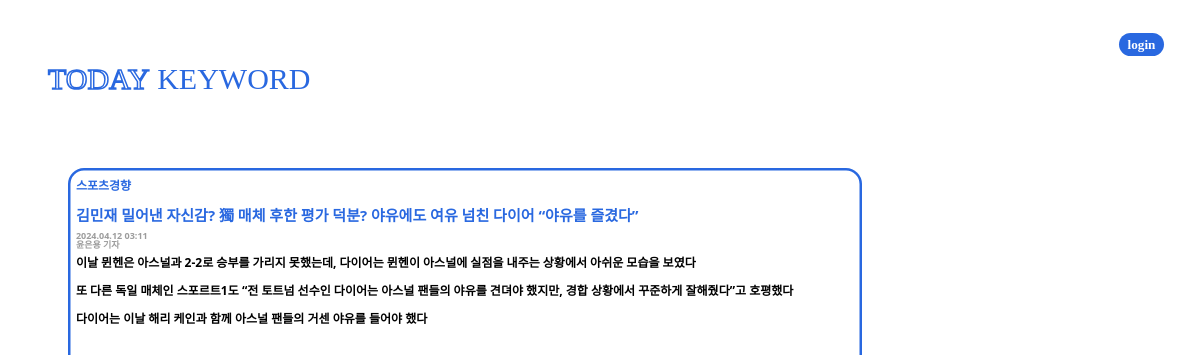
Before: /mainpage/독일/93/ with the older database file.
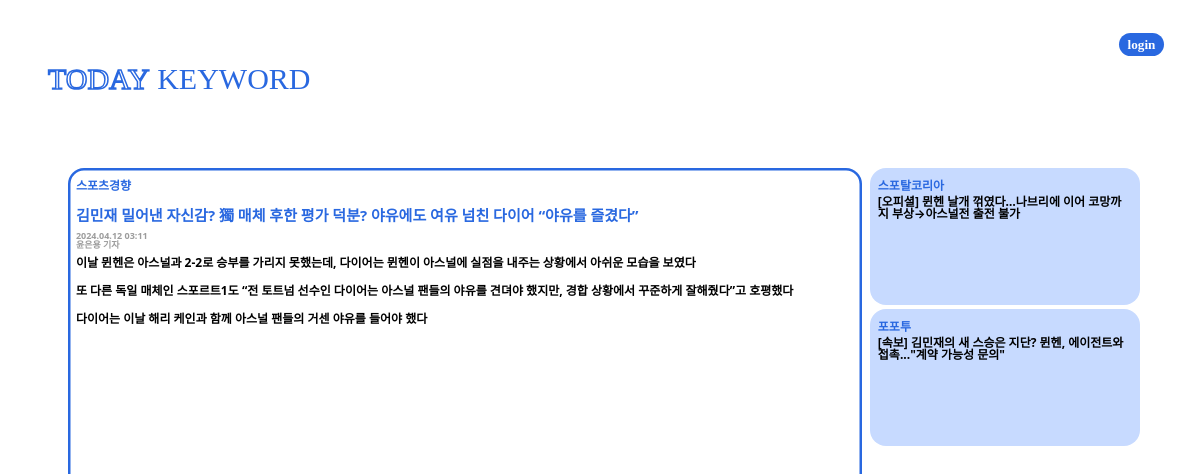
After: the same page with the newer database file.
### mainpage/models.py (models this page shows)
class newsData(models.Model):
    title = models.CharField(max_length=50)
    reporter = models.CharField(max_length=10)
    company = models.CharField(max_length=10)
    datetime = models.CharField(max_length=10)
    summary = models.TextField(default=' ')
    url = models.URLField(null=True)
    keywords = models.CharField(max_length=100, null=True)

### mainpage/views.py (the view)
def details(request, kwRank_keyword, newsData_id):
    newslist_data = newsData.objects.filter(keywords__contains=kwRank_keyword)[:5]
    newslist_content = []
    for data in newslist_data:
        if data and data.id != newsData_id:  # 선택된 newsData의 id와 같지 않은 것만 추가
            newslist_content.append({
                'id': data.id,
                'title': data.title,
                'company': data.company,
            })
    news_data = newsData.objects.filter(id=newsData_id)[0]
    news_data.summary = news_data.summary.split('<split>')
    content = {
        'newslist': newslist_content,
        'news_data': news_data,
        'keyword': kwRank_keyword
    }
    return render(request, 'details/index.html', content)

### templates/details/index.html (shortened to what this page needs)
<!DOCTYPE html>
<html lang="en">
<head>
    {% load static %}
    <link rel="stylesheet" type="text/css" href="{% static 'bootstrap.min.css' %}">
</head>
<body>
    <header>
        <div class="loginBtd">
            <span class="login badge rounded-pill">login</span>
        </div>
    </header>
    <section class="title ms-5">
        <a href="{% url 'mainpage:index' %}">
            <div class="title d-flex justify-content-left">
                <span class="titleToday">TODAY&nbsp;</span>
                <span class="titleKeyword">KEYWORD</span>
            </div>
        </a>
    </section>
    <section class="mt-5 position-absolute top-50 start-50 translate-middle" style="width: 90%; height: 70%; text-align: center;">
        <section class="newsSection">
            <div class="news blue-border badge rounded-4">
                <div>
                    <div class="newspaper pt-2 pb-3">{{ news_data.company }}</div>
                    <div class="newsTitle text-wrap mb-2">{{ news_data.title }}</div>
                    <div class="newsTimeReporter mb-2">
                        <div>{{ news_data.datetime }}</div>
                        <div>{{ news_data.reporter }}</div>
                    </div>
                    <div class="newscontent text-wrap">
                        {% for t in news_data.summary %}
                            <p>{{ t }}</p>
                        {% endfor %}
                    </div>
                </div>
            </div>
        </section>
        <article class="remainNewslist">
            {% for i in newslist %}
                <a href="{% url 'mainpage:details' keyword i.id %}">
                    <div class="remainNews skblue-bg badge rounded-4 mb-1">
                        <div class="newspaper pt-2 pb-1">{{ i.company }}</div>
                        <div class="headline text-wrap">{{ i.title }}</div>
                    </div>
                </a>
            {% endfor %}
        </article>
    </section>
</body>

Changed rows visible on the page:
added newsData: company "스포탈코리아", title "[오피셜] 뮌헨 날개 꺾였다…나브리에 이어 코망까지 부상→아스널전 출전 불가"
added newsData: company "포포투", title "[속보] 김민재의 새 스승은 지단? 뮌헨, 에이전트와 접촉...\"계약 가능성 문의\""
